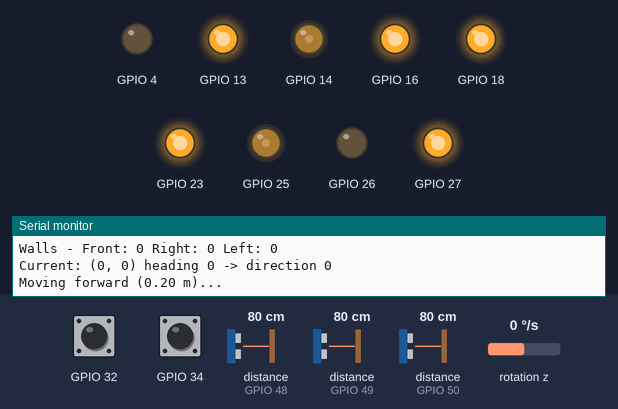
Recording of a program running on a simulated ESP32. On the bench: output pins drawn as LEDs (lit = HIGH), the last lines printed to the serial monitor. Wiring (inferred from the names in the program): MPU-6050 motion sensor at I2C address 0x68. Dashed ring = blinking. Inputs (shaded band) come from the test bench; at power-on: rotation z 0 °/s, distance to the obstacle (sensors on GPIO 48, GPIO 50, GPIO 49) 80 cm, GPIO 32 HIGH, GPIO 34 HIGH.

Above: at 9.9 s.
10.0 s: rotation z set to -192 °/s
At 11.6 s:
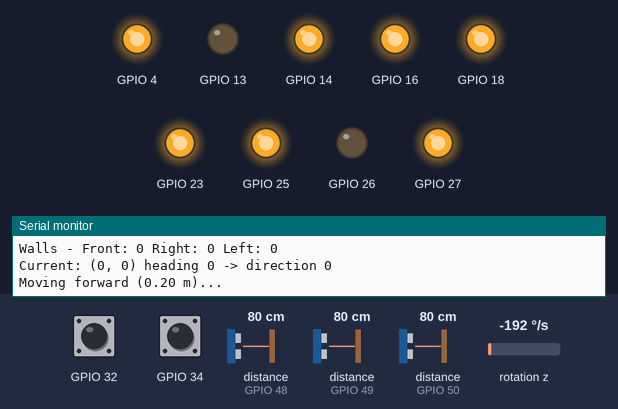
At 12.8 s:
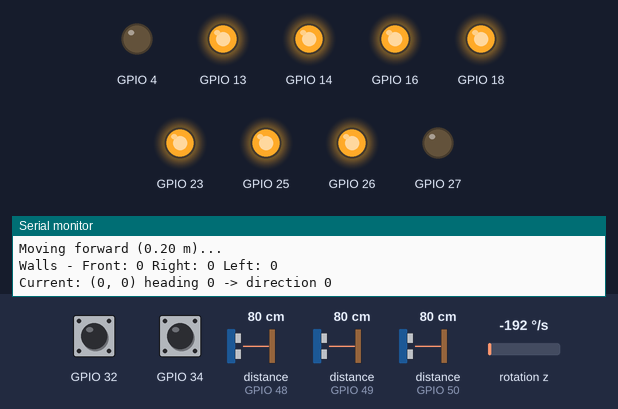
13.0 s: distance to the obstacle (sensor on GPIO 48) set to 21 cm
At 15.84 s:
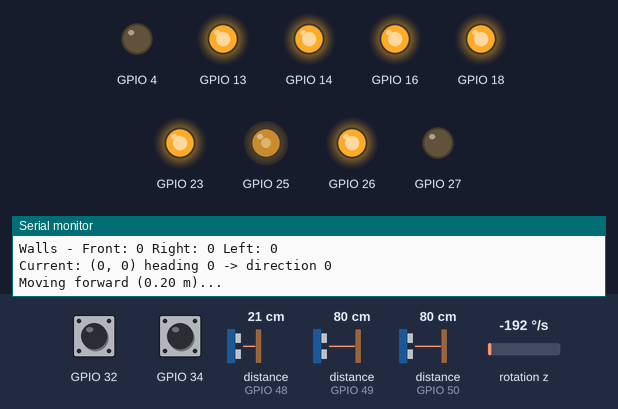
16.0 s: distance to the obstacle (sensor on GPIO 48) set to 17 cm
At 17.44 s:
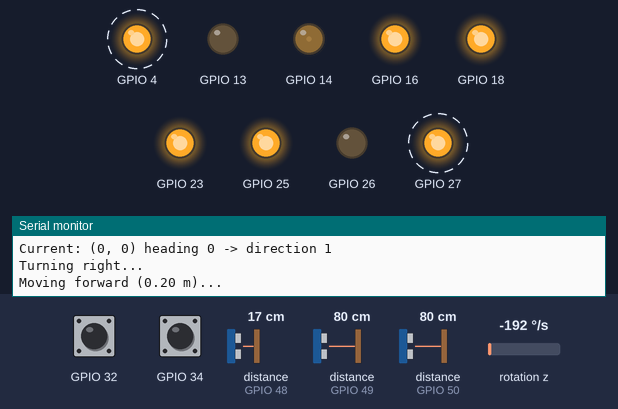
19.0 s: distance to the obstacle (sensor on GPIO 50) set to 21 cm
22.0 s: distance to the obstacle (sensor on GPIO 50) set to 17 cm
25.0 s: rotation z set to -100 °/s
Timing chart, 0 to 39.2 s (numbered marks = the images above; inputs shaded):
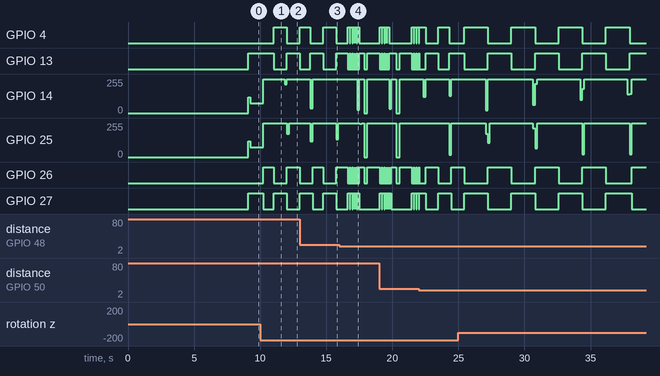

Measured:
- the behaviour switches between 20 and 19 cm on distance to the obstacle (sensor on GPIO 48) (found by bisection; images 3 and 4)
- after the input at 10.0 s, GPIO 4: LOW → HIGH after 1.0 s, → LOW 0.98 s later, → HIGH 0.98 s later; GPIO 13: HIGH → LOW after 1.0 s, → HIGH 0.98 s later, → LOW 0.98 s later

The program:

main.cpp
```cpp
#include <Arduino.h>
#include <Wire.h>
#include "pins.h"
#include "Motor.h"
#include "Encoder.h"
#include "PIDController.h"
#include "StateSpace.h"
#include "MPU6050Driver.h"
#include "MotionController.h"
#include "LIDARSensor.h"
#include "FloodFill.h"
#include "MazeNavigator.h"

//------------------------------------------------------------
// GLOBAL HARDWARE OBJECTS
// Purpose: Define all components
//------------------------------------------------------------
Motor leftMotor(MOTOR_LEFT_A, MOTOR_LEFT_B, MOTOR_LEFT_PWM);
Motor rightMotor(MOTOR_RIGHT_A, MOTOR_RIGHT_B, MOTOR_RIGHT_PWM);

Encoder leftEncoder(ENCODER_LEFT_A, ENCODER_LEFT_B, true);
Encoder rightEncoder(ENCODER_RIGHT_A, ENCODER_RIGHT_B, false);

PIDController leftPID_forward(500.0, 28.0, 6.0);
PIDController rightPID_forward(500.0, 28.0, 6.0);
PIDController leftPID_turn(65.0, 0.0, 0.0);
PIDController rightPID_turn(65.0, 0.0, 0.0);
PIDController* leftPID = &leftPID_forward;
PIDController* rightPID = &rightPID_forward;

StateSpace robot;

MPU6050Driver imu;

LIDARSensor frontLidar(LIDAR_FRONT_XSHOT, LIDAR_FRONT_INT);
LIDARSensor leftLidar(LIDAR_LEFT_XSHOT, LIDAR_LEFT_INT);
LIDARSensor rightLidar(LIDAR_RIGHT_XSHOT, LIDAR_RIGHT_INT);

MotionController motion(&leftMotor, &rightMotor,
                        &leftEncoder, &rightEncoder,
                        leftPID, rightPID,
                        &imu, &robot);

FloodFill floodFill;

MazeNavigator navigator(&motion, &frontLidar, &leftLidar, &rightLidar, &floodFill);

//------------------------------------------------------------
// SETUP
// Purpose: Initialize all hardware and software
//------------------------------------------------------------
void setup() {
    Serial.begin(9600);
    delay(2000);
    Serial.println("\n\n");
    Serial.println("========================================");
    Serial.println("MICROMOUSE MAZE SOLVER");
    Serial.println("========================================\n");

    //------------------------------------------------------------
    // INITIALIZE MOTORS AND ENCODERS
    //------------------------------------------------------------
    leftMotor.initialize();
    rightMotor.initialize();
    leftEncoder.initialize();
    rightEncoder.initialize();
    robot.initialize();

    //------------------------------------------------------------
    // INITIALIZE IMU
    //------------------------------------------------------------
    Serial.println("Initializing IMU...");
    if (!imu.initialize()) {
        Serial.println("\u2717 MPU6050 not found!");
        while(1) delay(1000);
    }
    Serial.println("Calibrating IMU (keep still)...");
    imu.calibrate(500);

    //------------------------------------------------------------
    // INITIALIZE LIDAR SENSORS (SEQUENTIAL)
    //------------------------------------------------------------
    Wire.begin();
    delay(100);
    frontLidar.disable();
    leftLidar.disable();
    rightLidar.disable();
    delay(100);
    frontLidar.enable();
    delay(50);
    frontLidar.initialize(0x30);
    leftLidar.enable();
    delay(50);
    leftLidar.initialize(0x31);
    rightLidar.enable();
    delay(50);
    rightLidar.initialize(0x32);
    frontLidar.startContinuous();
    leftLidar.startContinuous();
    rightLidar.startContinuous();
    delay(500);

    //------------------------------------------------------------
    // CONFIGURE PID CONTROLLERS
    //------------------------------------------------------------
    leftPID_forward.setOutputLimits(-255, 255);
    rightPID_forward.setOutputLimits(-255, 255);
    leftPID_turn.setOutputLimits(-255, 255);
    rightPID_turn.setOutputLimits(-255, 255);

    //------------------------------------------------------------
    // INITIALIZE MOTION CONTROLLER
    //------------------------------------------------------------
    motion.initialize();
    motion.setForwardSpeed(0.15);
    motion.setTurnSpeed(2.5);

    //------------------------------------------------------------
    // INITIALIZE FLOOD FILL AND NAVIGATOR
    //------------------------------------------------------------
    floodFill.initialize();
    navigator.initialize(Cell(0, 0), NORTH);
    Serial.println("\u2713 All hardware ready\n");
    Serial.println("========================================");
    Serial.println("TEST: FloodFill Maze Navigation with StateSpace");
    Serial.println("========================================");
}

//------------------------------------------------------------
// LOOP
// Purpose: Main control loop
//------------------------------------------------------------
void loop() {
    navigator.step();
    delay(20); // 50Hz control loop
}
```

pins.h
```cpp
#ifndef PINS_H
#define PINS_H


//------------------------------------------------------------
// MOTOR DRIVER PINS (L298N)
// Purpose: Define which ESP32 pins connect to motor driver
//------------------------------------------------------------
#define MOTOR_LEFT_A      26
#define MOTOR_LEFT_B      27
#define MOTOR_LEFT_PWM    25

#define MOTOR_RIGHT_A     4
#define MOTOR_RIGHT_B     13
#define MOTOR_RIGHT_PWM   14


//------------------------------------------------------------
// ENCODER PINS
// Purpose: Define which ESP32 pins connect to encoders
//------------------------------------------------------------
#define ENCODER_LEFT_A    32
#define ENCODER_LEFT_B    33

#define ENCODER_RIGHT_A   34
#define ENCODER_RIGHT_B   35


//------------------------------------------------------------
// MPU6050 PINS (I2C)
// Purpose: Gyroscope sensor pins
//------------------------------------------------------------
#define MPU_SDA           21
#define MPU_SCL           22


//------------------------------------------------------------
// LIDAR SENSOR PINS (I2C)
// Purpose: Distance sensors for wall detection
//------------------------------------------------------------
#define LIDAR_SDA         21
#define LIDAR_SCL         22

#define LIDAR_FRONT_XSHOT 16
#define LIDAR_FRONT_INT   17

#define LIDAR_LEFT_XSHOT  18
#define LIDAR_LEFT_INT    19

#define LIDAR_RIGHT_XSHOT 23
#define LIDAR_RIGHT_INT   5

#endif
```
